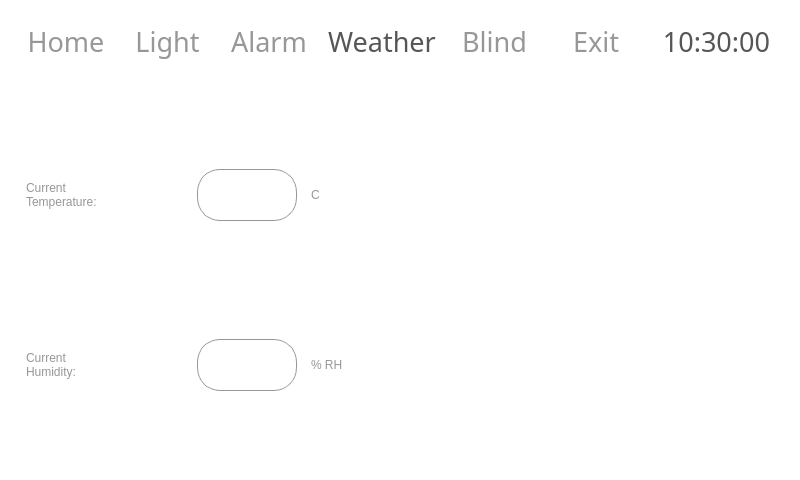
<?xml version="1.0" encoding="UTF-8"?>
<ui version="4.0">
 <class>MainWindow</class>
 <widget class="QMainWindow" name="MainWindow">
  <property name="geometry">
   <rect>
    <x>0</x>
    <y>0</y>
    <width>800</width>
    <height>480</height>
   </rect>
  </property>
  <property name="minimumSize">
   <size>
    <width>800</width>
    <height>480</height>
   </size>
  </property>
  <property name="font">
   <font>
    <family>Verdana</family>
    <pointsize>22</pointsize>
   </font>
  </property>
  <property name="windowTitle">
   <string>MainWindow</string>
  </property>
  <property name="styleSheet">
   <string notr="true">background-color:#FFFFFF;color:#565656</string>
  </property>
  <widget class="QWidget" name="centralwidget">
   <layout class="QGridLayout" name="gridLayout">
    <item row="0" column="0" colspan="5">
     <widget class="QWidget" name="widget" native="true">
      <property name="sizePolicy">
       <sizepolicy hsizetype="Preferred" vsizetype="Preferred">
        <horstretch>0</horstretch>
        <verstretch>0</verstretch>
       </sizepolicy>
      </property>
      <property name="maximumSize">
       <size>
        <width>16777215</width>
        <height>65</height>
       </size>
      </property>
      <layout class="QHBoxLayout" name="horizontalLayout">
       <item>
        <widget class="QPushButton" name="Home">
         <property name="minimumSize">
          <size>
           <width>0</width>
           <height>40</height>
          </size>
         </property>
         <property name="maximumSize">
          <size>
           <width>140</width>
           <height>16777215</height>
          </size>
         </property>
         <property name="font">
          <font>
           <family>Assistant</family>
           <pointsize>20</pointsize>
           <weight>50</weight>
           <italic>false</italic>
           <bold>false</bold>
          </font>
         </property>
         <property name="styleSheet">
          <string notr="true">border-style: solid;border-width: 0px;border-radius:0;background-color: #FFFFFF; padding:5px; color:#979797;font: 20pt &quot;Assistant&quot;;</string>
         </property>
         <property name="text">
          <string>Home</string>
         </property>
        </widget>
       </item>
       <item>
        <widget class="QPushButton" name="Light">
         <property name="minimumSize">
          <size>
           <width>0</width>
           <height>40</height>
          </size>
         </property>
         <property name="maximumSize">
          <size>
           <width>140</width>
           <height>16777215</height>
          </size>
         </property>
         <property name="font">
          <font>
           <family>Assistant</family>
           <pointsize>20</pointsize>
           <weight>50</weight>
           <italic>false</italic>
           <bold>false</bold>
          </font>
         </property>
         <property name="styleSheet">
          <string notr="true">border-style: solid;border-width: 0px;border-radius:0;background-color: #FFFFFF; padding:5px; color:#979797;font: 20pt &quot;Assistant&quot;;</string>
         </property>
         <property name="text">
          <string>Light</string>
         </property>
        </widget>
       </item>
       <item>
        <widget class="QPushButton" name="Alarm">
         <property name="minimumSize">
          <size>
           <width>0</width>
           <height>40</height>
          </size>
         </property>
         <property name="maximumSize">
          <size>
           <width>140</width>
           <height>16777215</height>
          </size>
         </property>
         <property name="font">
          <font>
           <family>Assistant</family>
           <pointsize>20</pointsize>
           <weight>50</weight>
           <italic>false</italic>
           <bold>false</bold>
          </font>
         </property>
         <property name="styleSheet">
          <string notr="true">border-style: solid;border-width: 0px;border-radius:0;background-color: #FFFFFF; padding:5px; color:#979797;font: 20pt &quot;Assistant&quot;;</string>
         </property>
         <property name="text">
          <string>Alarm</string>
         </property>
        </widget>
       </item>
       <item>
        <widget class="QPushButton" name="Weather">
         <property name="minimumSize">
          <size>
           <width>0</width>
           <height>40</height>
          </size>
         </property>
         <property name="maximumSize">
          <size>
           <width>140</width>
           <height>16777215</height>
          </size>
         </property>
         <property name="font">
          <font>
           <family>Assistant</family>
           <pointsize>20</pointsize>
           <weight>50</weight>
           <italic>false</italic>
           <bold>false</bold>
          </font>
         </property>
         <property name="styleSheet">
          <string notr="true">border-style: solid;border-width: 0px;border-radius:0;background-color: #FFFFFF; padding:5px;font: 20pt &quot;Assistant&quot;;</string>
         </property>
         <property name="text">
          <string>Weather</string>
         </property>
        </widget>
       </item>
       <item>
        <widget class="QPushButton" name="Blind">
         <property name="minimumSize">
          <size>
           <width>0</width>
           <height>40</height>
          </size>
         </property>
         <property name="maximumSize">
          <size>
           <width>140</width>
           <height>16777215</height>
          </size>
         </property>
         <property name="font">
          <font>
           <family>Assistant</family>
           <pointsize>20</pointsize>
           <weight>50</weight>
           <italic>false</italic>
           <bold>false</bold>
          </font>
         </property>
         <property name="styleSheet">
          <string notr="true">border-style: solid;border-width: 0px;border-radius:0;background-color: #FFFFFF; padding:5px; color:#979797;font: 20pt &quot;Assistant&quot;;</string>
         </property>
         <property name="text">
          <string>Blind</string>
         </property>
        </widget>
       </item>
       <item>
        <widget class="QPushButton" name="Exit">
         <property name="minimumSize">
          <size>
           <width>0</width>
           <height>40</height>
          </size>
         </property>
         <property name="maximumSize">
          <size>
           <width>140</width>
           <height>16777215</height>
          </size>
         </property>
         <property name="font">
          <font>
           <family>Assistant</family>
           <pointsize>20</pointsize>
           <weight>50</weight>
           <italic>false</italic>
           <bold>false</bold>
          </font>
         </property>
         <property name="styleSheet">
          <string notr="true">border-style: solid;border-width: 0px;border-radius:0;background-color: #FFFFFF; padding:5px; color:#979797;font: 20pt &quot;Assistant&quot;;</string>
         </property>
         <property name="text">
          <string>Exit</string>
         </property>
        </widget>
       </item>
       <item>
        <widget class="QLabel" name="ClockLabel">
         <property name="font">
          <font>
           <family>Assistant</family>
           <pointsize>20</pointsize>
           <weight>50</weight>
           <italic>false</italic>
           <bold>false</bold>
          </font>
         </property>
         <property name="styleSheet">
          <string notr="true">border-style: solid;border-width: 0px;border-radius:0;background-color: #FFFFFF; padding:5px;font: 20pt &quot;Assistant&quot;;</string>
         </property>
         <property name="text">
          <string>10:30:00</string>
         </property>
         <property name="alignment">
          <set>Qt::AlignRight|Qt::AlignTrailing|Qt::AlignVCenter</set>
         </property>
        </widget>
       </item>
      </layout>
     </widget>
    </item>
    <item row="1" column="0" colspan="5">
     <widget class="QWidget" name="widget_2" native="true">
      <layout class="QGridLayout" name="gridLayout_2">
       <item row="1" column="0">
        <widget class="QLabel" name="label_3">
         <property name="maximumSize">
          <size>
           <width>230</width>
           <height>16777215</height>
          </size>
         </property>
         <property name="styleSheet">
          <string notr="true">border-style: solid;border-width: 0px;border-radius:0;background-color: #FFFFFF; padding:5px; color:#979797;font: 22pt &quot;Assistant&quot;;</string>
         </property>
         <property name="text">
          <string>Current 
Humidity:</string>
         </property>
        </widget>
       </item>
       <item row="1" column="1">
        <widget class="QLineEdit" name="HumidityLine">
         <property name="minimumSize">
          <size>
           <width>100</width>
           <height>0</height>
          </size>
         </property>
         <property name="maximumSize">
          <size>
           <width>100</width>
           <height>16777215</height>
          </size>
         </property>
         <property name="font">
          <font>
           <pointsize>26</pointsize>
           <weight>50</weight>
           <italic>false</italic>
           <bold>false</bold>
          </font>
         </property>
         <property name="styleSheet">
          <string notr="true">border-style: solid;border-width: 1px;border-radius: 23px;border-color:#979797;padding: 4px;</string>
         </property>
        </widget>
       </item>
       <item row="0" column="2">
        <widget class="QLabel" name="label_2">
         <property name="styleSheet">
          <string notr="true">border-style: solid;border-width: 0px;border-radius:0;background-color: #FFFFFF; padding:5px; color:#979797;font: 22pt &quot;Assistant&quot;;</string>
         </property>
         <property name="text">
          <string>C</string>
         </property>
        </widget>
       </item>
       <item row="1" column="2">
        <widget class="QLabel" name="label_4">
         <property name="styleSheet">
          <string notr="true">border-style: solid;border-width: 0px;border-radius:0;background-color: #FFFFFF; padding:5px; color:#979797;font: 22pt &quot;Assistant&quot;;</string>
         </property>
         <property name="text">
          <string>% RH</string>
         </property>
        </widget>
       </item>
       <item row="0" column="0">
        <widget class="QLabel" name="label">
         <property name="maximumSize">
          <size>
           <width>230</width>
           <height>16777215</height>
          </size>
         </property>
         <property name="styleSheet">
          <string notr="true">border-style: solid;border-width: 0px;border-radius:0;background-color: #FFFFFF; padding:5px; color:#979797;font: 22pt &quot;Assistant&quot;;</string>
         </property>
         <property name="text">
          <string>Current 
Temperature:</string>
         </property>
        </widget>
       </item>
       <item row="0" column="1">
        <widget class="QLineEdit" name="TemperatureLine">
         <property name="minimumSize">
          <size>
           <width>100</width>
           <height>0</height>
          </size>
         </property>
         <property name="maximumSize">
          <size>
           <width>100</width>
           <height>16777215</height>
          </size>
         </property>
         <property name="font">
          <font>
           <pointsize>26</pointsize>
           <weight>50</weight>
           <italic>false</italic>
           <bold>false</bold>
          </font>
         </property>
         <property name="styleSheet">
          <string notr="true">border-style: solid;border-width: 1px;border-radius: 23px;border-color:#979797;padding: 4px;</string>
         </property>
        </widget>
       </item>
       <item row="0" column="3" rowspan="2">
        <widget class="QFrame" name="Graph">
         <property name="minimumSize">
          <size>
           <width>300</width>
           <height>300</height>
          </size>
         </property>
         <property name="styleSheet">
          <string notr="true">border-style: solid;border-width: 0px;border-radius: 23px;border-color:#979797;padding: 4px;</string>
         </property>
         <property name="frameShape">
          <enum>QFrame::StyledPanel</enum>
         </property>
         <property name="frameShadow">
          <enum>QFrame::Raised</enum>
         </property>
        </widget>
       </item>
      </layout>
     </widget>
    </item>
   </layout>
  </widget>
  <widget class="QMenuBar" name="menubar">
   <property name="geometry">
    <rect>
     <x>0</x>
     <y>0</y>
     <width>800</width>
     <height>21</height>
    </rect>
   </property>
  </widget>
  <widget class="QStatusBar" name="statusbar"/>
 </widget>
 <resources>
  <include location="Resources.qrc"/>
 </resources>
 <connections/>
</ui>
